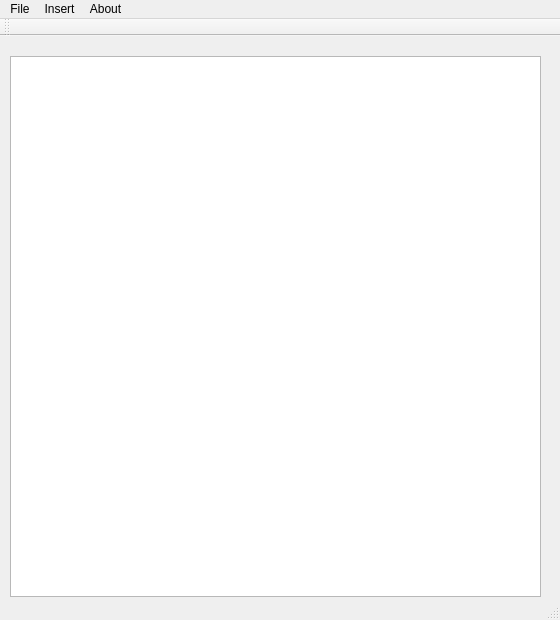
<?xml version="1.0" encoding="UTF-8"?>
<ui version="4.0">
 <class>table</class>
 <widget class="QMainWindow" name="table">
  <property name="geometry">
   <rect>
    <x>0</x>
    <y>0</y>
    <width>560</width>
    <height>620</height>
   </rect>
  </property>
  <property name="windowTitle">
   <string>table</string>
  </property>
  <widget class="QWidget" name="centralWidget">
   <widget class="QTableView" name="tableView">
    <property name="geometry">
     <rect>
      <x>10</x>
      <y>20</y>
      <width>531</width>
      <height>541</height>
     </rect>
    </property>
   </widget>
  </widget>
  <widget class="QMenuBar" name="menuBar">
   <property name="geometry">
    <rect>
     <x>0</x>
     <y>0</y>
     <width>560</width>
     <height>21</height>
    </rect>
   </property>
   <widget class="QMenu" name="menuFile">
    <property name="title">
     <string>File</string>
    </property>
    <addaction name="actionOpen"/>
    <addaction name="actionNew"/>
    <addaction name="actionSave"/>
    <addaction name="actionSave_as"/>
   </widget>
   <widget class="QMenu" name="menuInsert">
    <property name="title">
     <string>Insert</string>
    </property>
    <addaction name="actionInsert_row"/>
    <addaction name="actionDelete_row"/>
    <addaction name="separator"/>
   </widget>
   <widget class="QMenu" name="menuAbout">
    <property name="title">
     <string>About</string>
    </property>
    <addaction name="actionAbout_Application"/>
   </widget>
   <addaction name="menuFile"/>
   <addaction name="menuInsert"/>
   <addaction name="menuAbout"/>
  </widget>
  <widget class="QToolBar" name="mainToolBar">
   <attribute name="toolBarArea">
    <enum>TopToolBarArea</enum>
   </attribute>
   <attribute name="toolBarBreak">
    <bool>false</bool>
   </attribute>
  </widget>
  <widget class="QStatusBar" name="statusBar"/>
  <action name="actionOpen">
   <property name="text">
    <string>Open...</string>
   </property>
   <property name="shortcut">
    <string>Ctrl+O</string>
   </property>
  </action>
  <action name="actionNew">
   <property name="text">
    <string>New</string>
   </property>
   <property name="shortcut">
    <string>Ctrl+N</string>
   </property>
  </action>
  <action name="actionSave">
   <property name="text">
    <string>Save</string>
   </property>
   <property name="shortcut">
    <string>Ctrl+S</string>
   </property>
  </action>
  <action name="actionSave_as">
   <property name="text">
    <string>Save as...</string>
   </property>
   <property name="shortcut">
    <string>Ctrl+Shift+S</string>
   </property>
  </action>
  <action name="actionInsert_row">
   <property name="text">
    <string>Insert row</string>
   </property>
   <property name="shortcut">
    <string>Ctrl+I</string>
   </property>
  </action>
  <action name="actionDelete_row">
   <property name="text">
    <string>Delete row</string>
   </property>
   <property name="shortcut">
    <string>Del</string>
   </property>
  </action>
  <action name="actionAbout_Application">
   <property name="text">
    <string>About Application</string>
   </property>
  </action>
 </widget>
 <layoutdefault spacing="6" margin="11"/>
 <resources/>
 <connections/>
</ui>
